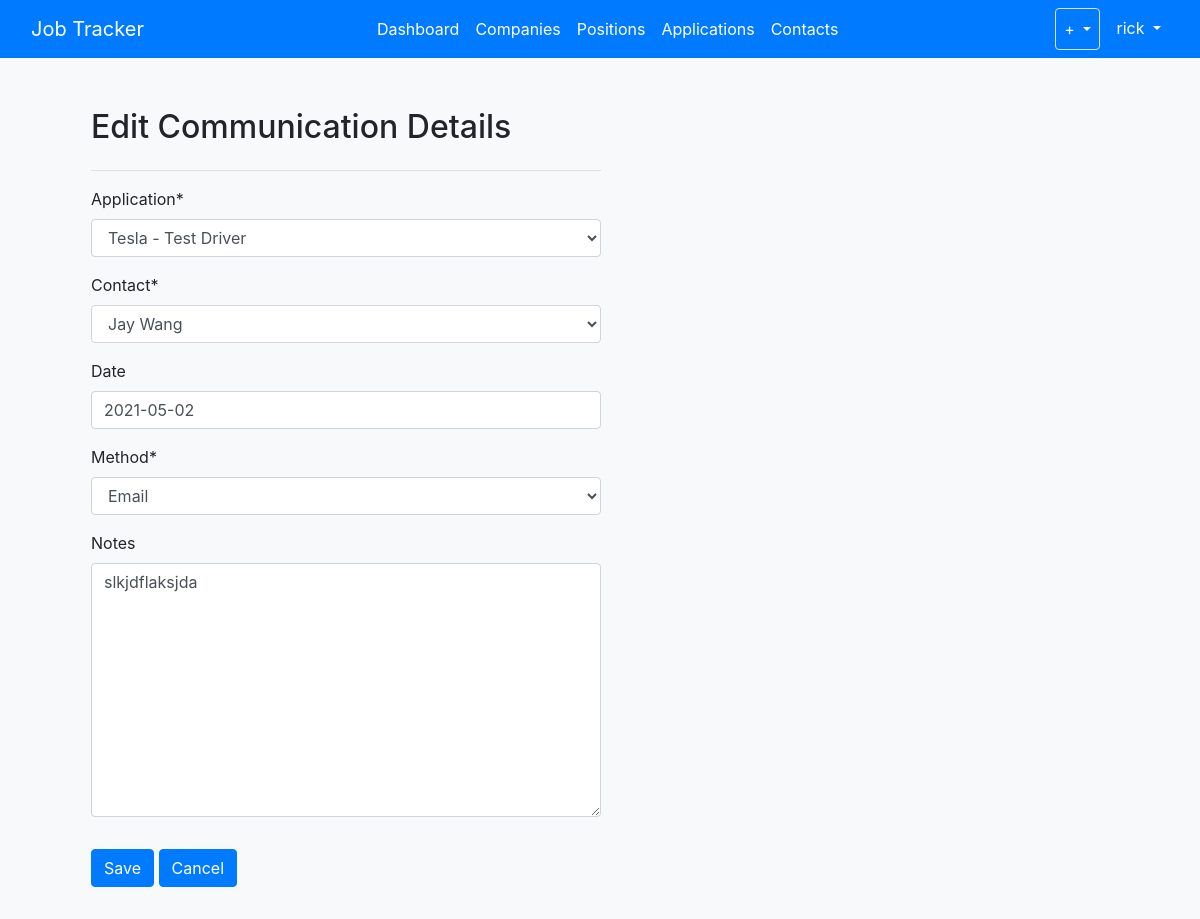
Screenshot of /communications/2 (signed in) with the database file from the repository.
### jobs/models.py (models this page shows, shortened)
class Communication(models.Model):
	user = models.ForeignKey(
		User,
		on_delete=models.CASCADE,
		default=1
		)
	application = models.ForeignKey(
		Application,
		on_delete=models.CASCADE
		)
	contact = models.ForeignKey(
		Contact,
		on_delete=models.CASCADE
		)
	date = models.DateField(null=True, blank=True)
	method = models.CharField(choices=[('phone','Phone'), ('email','Email'), ('meeting','Meeting'),], max_length=100, null=True)
	notes = models.TextField(null=True, blank=True)

### jobs/views.py (the view, shortened to what this page needs)
# urls.py: path('communications/<int:pk>', CommunicationUpdateView.as_view(), name='jobs-update-communication'),
class CommunicationUpdateView(LoginRequiredMixin, UpdateView):
    model = Communication
    fields = ['application', 'contact', 'date', 'method', 'notes']
    template_name = 'jobs/update_communication.html'
    context_object_name = 'comms'

### jobs/models.py (called while the page is built)
	def __str__(self):
		return self.first_name + ' ' + self.last_name

	def __str__(self):
		company = self.position.company.name
		job_title = self.position.position_title
		return company + ' - ' + job_title

### jobs/templates/jobs/update_communication.html (shortened to what this page needs)
{% extends "jobs/base.html" %}
{% load crispy_forms_tags %}
{% block content %}
<div class="container h-100 mt-5">
	<div class="container ml-3">
		<div class="row mt-3">
			<div class="col-md-auto">
				<h2>Edit Communication Details</h2>
			</div>
		</div>
		<div class="row">
			<div class="col-sm-6 mb-3">
				<form method="POST">
					<hr>
				{{ form|crispy }}
					<div class="row mb-3">
						<div class="col mt-3">
							<input class="btn btn-primary" type="submit" value="Save">
							<a class="btn btn-primary" href="{% url 'jobs-list-communications' %}" role="button">Cancel</a>
						</div>
				    </div>
				</form>
			</div>
		</div>
	</div>
</div>
{% endblock content %}

### jobs/templates/jobs/base.html (shortened to what this page needs)
{% load static %}
<!DOCTYPE html>
<html>
<head>
    <link rel="stylesheet" href="https://cdn.jsdelivr.net/npm/bootstrap@4.5.3/dist/css/bootstrap.min.css">
    <link rel="stylesheet" type="text/css" href="{% static 'jobs/style.css' %}">
</head>
<body class="h-100 bg-light">
	<nav class="navbar navbar-expand-lg navbar-dark bg-primary fixed-top">
		<div class="container-fluid">
			<a class="navbar-brand" href="/">Job Tracker</a>
			<div class="collapse navbar-collapse" id="expandMenu">
				<ul class="navbar-nav mr-auto">
					{% if request.user.is_authenticated %}
					<li class="nav-item">
						<a class="nav-link active" aria-current="page" href="/">Dashboard</a>
					</li>
					<li class="nav-item">
						<a class="nav-link active" href="{% url 'jobs-companies' %}">Companies</a>
					</li>
					<li class="nav-item">
						<a class="nav-link active" href="{% url 'jobs-list-positions' %}">Positions</a>
					</li>
					<li class="nav-item">
						<a class="nav-link active" href="{% url 'jobs-list-applications' %}">Applications</a>
					</li>
					<li class="nav-item">
						<a class="nav-link active" href="/contacts">Contacts</a>
					</li>
					{% endif %}
				</ul>
				<ul class="navbar-nav">
					{% if request.user.is_authenticated %}
					<li class="dropdown border rounded">
						<a class="nav-link active dropdown-toggle" href="#" id="navbarDropdownMenuLink" role="button" data-bs-toggle="dropdown" aria-expanded="false"> + </a>
					</li>
					<li class="dropdown ml-2">
						<a class="nav-link active dropdown-toggle" href="#" id="navbarDropdownMenuLink" role="button" data-bs-toggle="dropdown" aria-expanded="false"> {{ request.user.username }} </a>
					</li>
					{% endif %}
				</ul>
			</div>
		</div>
	</nav>
	<div class="container bg-light rounded">
		{% block content %}{% endblock %}
	</div>
</body>
</html>

### jobs/static/jobs/style.css (style rules this page uses)
body { padding-top: 60px; }

### rows the page displays
Communication: application "Tesla - Test Driver", contact "Jay Wang", date "2021-05-02", method "Email", notes "slkjdflaksjda"

### other values shown
{{ request.user.username }} "rick"
